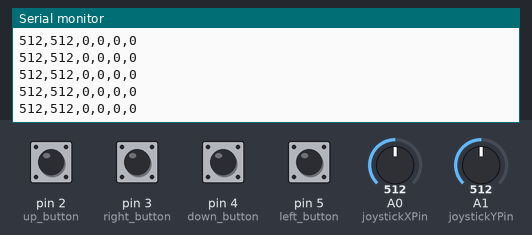
The program below on a simulated Arduino Uno, built with avr-gcc and run on an emulated ATmega328P. Shown: the last lines printed to the serial monitor. The test bench sets the inputs (shaded band); at power-on: pin 2 (up_button), pin 3 (right_button), pin 4 (down_button), pin 5 (left_button) LOW, A0 (joystickXPin) = 512, A1 (joystickYPin) = 512.

Above: at 1.2 s.
1.3 s: A0 (joystickXPin) set to 106
At 1.9 s:
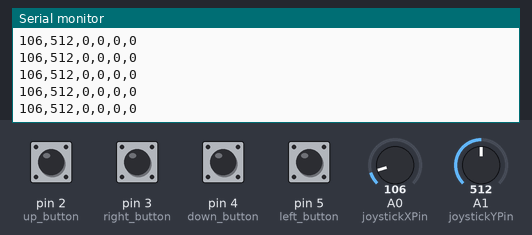
4.3 s: A0 (joystickXPin) set to 92
At 5.2 s:
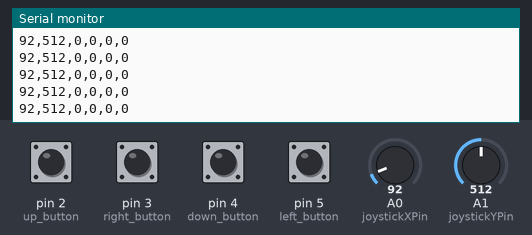
7.3 s: A1 (joystickYPin) set to 109
At 8.4 s:
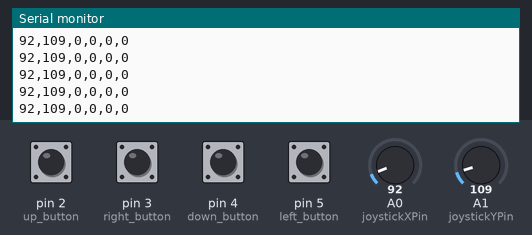
10.3 s: A1 (joystickYPin) set to 93
At 10.8 s:
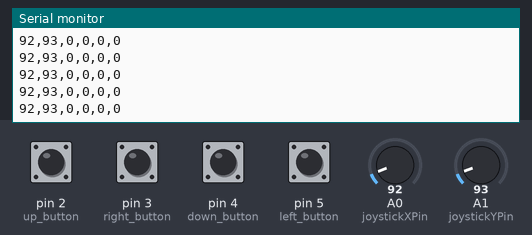
Timing chart, 0 to 13.3 s (numbered marks = the images above; inputs shaded):
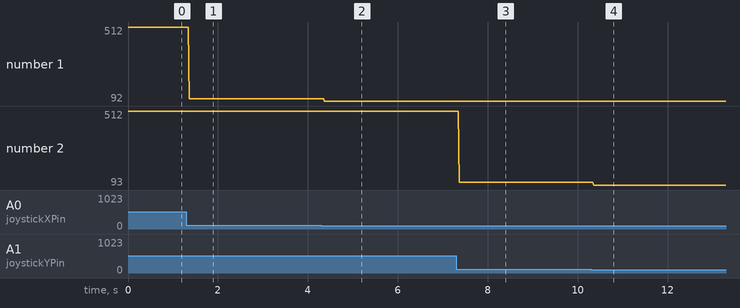

The program:

main.cpp
```cpp
#include <Arduino.h>

int joystickXPin = A0;
int joystickYPin = A1;

int up_button     = 2; // Boton Amarillo - A
int down_button   = 4; // Boton Amarillo - C
int left_button   = 5; // Boton Azul     - D
int right_button  = 3; // Boton Azul     - B


void setup() {
  Serial.begin(9600);
}

void loop() {
  int joystickXValue = analogRead(joystickXPin);
  int joystickYValue = analogRead(joystickYPin);

  int upButtonValue = digitalRead(up_button);
  int downButtonValue = digitalRead(down_button);
  int leftButtonValue = digitalRead(left_button);
  int rightButtonValue = digitalRead(right_button);

  String controllerData = String(joystickXValue) + ',' +
                          String(joystickYValue) + ',' +
                          String(upButtonValue) + ',' +
                          String(downButtonValue) + ',' +
                          String(leftButtonValue) + ',' +
                          String(rightButtonValue);

  Serial.println(controllerData);
  delay(10);
}
```

Measured:
- after the input at 1.3 s, the serial monitor: prints a new line after 0.06 s (image 1)
- after the input at 4.3 s, the serial monitor: prints a new line after 0.07 s (image 2)
- after the input at 7.3 s, the serial monitor: prints a new line after 0.06 s (image 3)
- after the input at 10.3 s, the serial monitor: prints a new line after 0.06 s (image 4)
- plotted number 1: 512 → 106 after the input at 1.3 s, 106 → 92 after the input at 4.3 s
- plotted number 2: 512 → 109 after the input at 7.3 s, 109 → 93 after the input at 10.3 s
